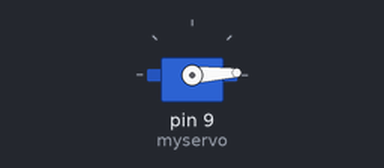
Bench run of a sketch on a simulated Arduino Uno, built with avr-gcc and run on an emulated ATmega328P. Shown: servo.

Above: at 0.05 s.
At 1.35 s:
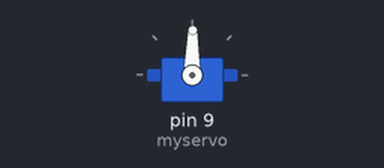
At 2.65 s:
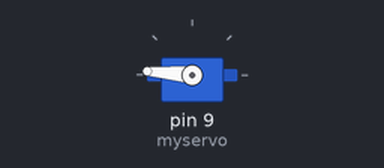
At 5.3 s:
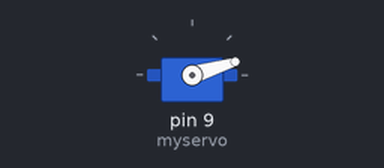
Timing chart, 0 to 7.3 s (numbered marks = the images above):
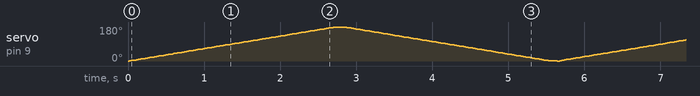

The sketch:

servo.ino
```cpp
#include <Servo.h>

Servo myservo;

int pos = 0;

void setup() {
  myservo.attach(9);

}

void loop() {

  for (pos = 0; pos <= 180; pos += 1) {
    myservo.write(pos);
    delay(15);
  }

  delay(100);
  for (pos = 180; pos >- 0; pos -= 1) {
    myservo.write(pos);
    delay(15);
  }
  delay(100);

}
```
